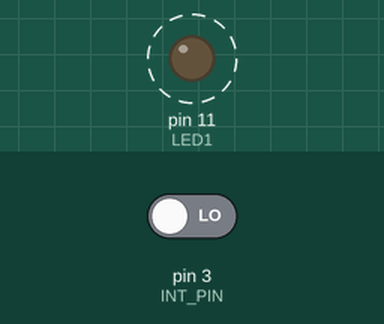
A sketch run on a simulated Arduino Uno, built with avr-gcc and run on an emulated ATmega328P. Parts: output pins drawn as LEDs (lit = HIGH). Dashed ring = blinking. The inputs (shaded band) are chosen by the test bench; at power-on: pin 3 (INT_PIN) LOW.

Above: at 0.5 s.
Timing chart, 0 to 4.6 s (numbered marks = the images above):
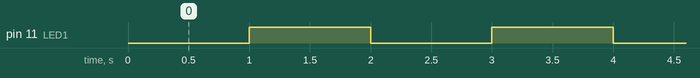

Measured:
- by itself, pin 11 (LED1): alternates HIGH for 1.0 s and LOW for 1.0 s

The sketch:

assignment_2_wk9.ino
```cpp
#define LED1 11
#define INT_PIN 3
bool toggle;
int mode=1, timer1_counter, sw, countRound=1;
String check0 = "open";

ISR(TIMER1_OVF_vect)
{
  if((mode == 1)&& (countRound == 1))
  {
    TCNT1 = timer1_counter;
    toggle = !toggle;
  }
  else if((mode == 2)&& (countRound == 2))
  {
    TCNT1 = timer1_counter;
    toggle = !toggle;
    countRound=1;
  }
  else if((mode == 3)&& (countRound == 3))
  {
    TCNT1 = timer1_counter;
    toggle = !toggle;
    countRound=1;
  }
  else{
    countRound++;
  }
}

void setup()
{
  pinMode(LED1, OUTPUT);
  pinMode(INT_PIN, INPUT);

  noInterrupts();
  TCCR1A = 0;       //reset timer
  TCCR1B = 0;       //reset timer

  timer1_counter = 3036;
  TCNT1 = timer1_counter;
  TCCR1B |= (1 << CS12);
  TIMSK1 |= (1 << TOIE1);

  interrupts();
}

void loop()
{
  sw = digitalRead(INT_PIN);
  if((sw == 1)&&(check0 == "open"))         //sw button   DOOR open & finger up
  {
    check0 = "close";
  }
  else if((sw == 0)&&(check0 == "close"))   // DOOR close & finger down
  {
    if(mode == 3){
      mode = 0;
      countRound = 1;
    }
    mode++;
    check0 = "open";
  }
  digitalWrite(LED1, toggle);
}
```
